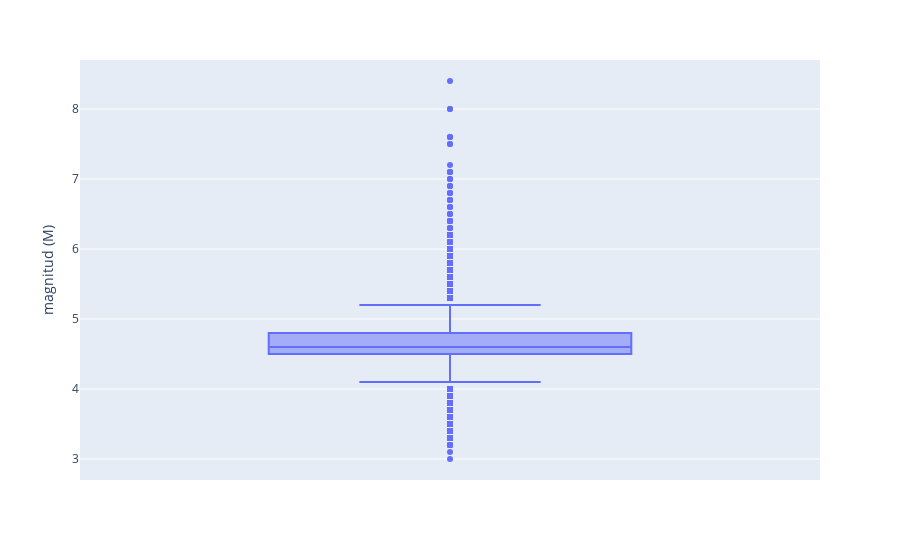

The notebook cell this image was saved under:
### Code cell
#PLOTLY
#GRAFICO DE CAJA
fig = px.box(df, y = df['magnitud (M)'], hover_data=['fecha UTC'])

fig.show()

### Figure 1 — Plotly figure (JSON) as saved in the notebook; plotly's stock layout.template omitted (floating-point values rounded to 4 significant figures; data arrays with more than 128 entries replaced by an {"elided": "..."} marker saying what was removed)
{"data": [{"alignmentgroup": "True", "customdata": {"elided": "15101x1 str values"}, "hovertemplate": "magnitud (M)=%{y}<br>fecha UTC=%{customdata[0]}<extra></extra>", "legendgroup": "", "marker": {"color": "#636efa"}, "name": "", "notched": false, "offsetgroup": "", "orientation": "v", "showlegend": false, "type": "box", "x0": " ", "xaxis": "x", "y": {"elided": "15101 float values"}, "y0": " ", "yaxis": "y"}], "layout": {"boxmode": "group", "legend": {"tracegroupgap": 0}, "margin": {"t": 60}, "xaxis": {"anchor": "y", "domain": [0, 1]}, "yaxis": {"anchor": "x", "domain": [0, 1], "title": {"text": "magnitud (M)"}}}}
